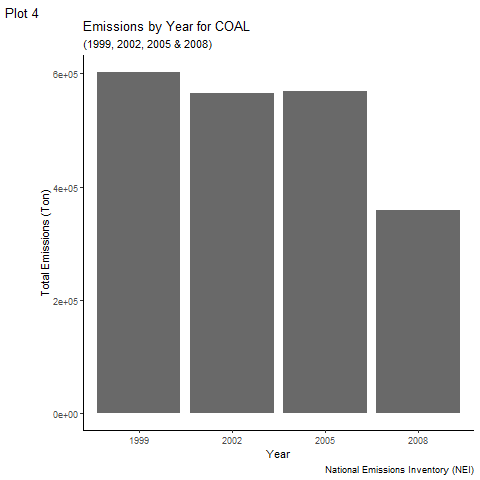

The R source for this figure:
# ------------------------------------------------------------------------------------------------ #
#                                       P L O T   4
# 
# Question: 
#
# Across the United States, how have emissions from coal combustion-related sources changed 
# from 1999–2008?
# ------------------------------------------------------------------------------------------------ #
library(ggplot2)

# Call the script that loads the data
source("LoadData.R")

# Summarise the emissions by year and type and fiter city by BALTIMORE
emmissions_by_year <-   pm25            %>% 
    filter(grepl("coal", Short.Name, ignore.case=TRUE)) %>% 
    group_by(year)  %>% 
    summarise(Total_Emissions = sum(Emissions))   

# Define the output
png('plot4.png')

# Create the chart
ggplot( emmissions_by_year, aes(x=as.character(year), y=Total_Emissions ))  +
    geom_bar(
        stat="identity", 
        fill = "dimgray"
    ) +
    labs(
        title = "Emissions by Year for COAL",
        subtitle = "(1999, 2002, 2005 & 2008)",
        caption = "National Emissions Inventory (NEI)",
        tag = "Plot 4",
        x = "Year",
        y = "Total Emissions (Ton)"
    ) +
    theme_classic()

# Close the output (device)
dev.off()